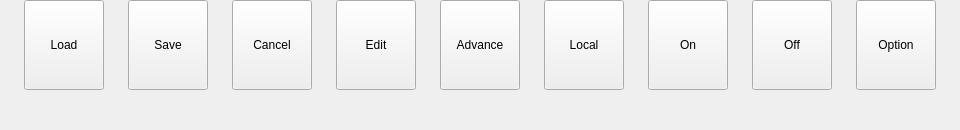
    <widget class="QWidget" name="widget_2" native="true">
     <property name="minimumSize">
      <size>
       <width>0</width>
       <height>130</height>
      </size>
     </property>
     <property name="maximumSize">
      <size>
       <width>16777215</width>
       <height>130</height>
      </size>
     </property>
     <layout class="QHBoxLayout" name="horizontalLayout_2">
      <property name="spacing">
       <number>24</number>
      </property>
      <property name="leftMargin">
       <number>24</number>
      </property>
      <property name="topMargin">
       <number>0</number>
      </property>
      <property name="rightMargin">
       <number>24</number>
      </property>
      <property name="bottomMargin">
       <number>40</number>
      </property>
      <item>
       <widget class="QPushButton" name="btnLoad">
        <property name="sizePolicy">
         <sizepolicy hsizetype="Minimum" vsizetype="Preferred">
          <horstretch>0</horstretch>
          <verstretch>0</verstretch>
         </sizepolicy>
        </property>
        <property name="maximumSize">
         <size>
          <width>180</width>
          <height>90</height>
         </size>
        </property>
        <property name="text">
         <string>Load</string>
        </property>
       </widget>
      </item>
      <item>
       <widget class="QPushButton" name="btnSave">
        <property name="sizePolicy">
         <sizepolicy hsizetype="Minimum" vsizetype="Preferred">
          <horstretch>0</horstretch>
          <verstretch>0</verstretch>
         </sizepolicy>
        </property>
        <property name="maximumSize">
         <size>
          <width>180</width>
          <height>90</height>
         </size>
        </property>
        <property name="text">
         <string>Save</string>
        </property>
       </widget>
      </item>
      <item>
       <widget class="QPushButton" name="btnCancel">
        <property name="sizePolicy">
         <sizepolicy hsizetype="Minimum" vsizetype="Preferred">
          <horstretch>0</horstretch>
          <verstretch>0</verstretch>
         </sizepolicy>
        </property>
        <property name="maximumSize">
         <size>
          <width>180</width>
          <height>90</height>
         </size>
        </property>
        <property name="text">
         <string>Cancel</string>
        </property>
       </widget>
      </item>
      <item>
       <widget class="QPushButton" name="btnEdit">
        <property name="sizePolicy">
         <sizepolicy hsizetype="Minimum" vsizetype="Preferred">
          <horstretch>0</horstretch>
          <verstretch>0</verstretch>
         </sizepolicy>
        </property>
        <property name="maximumSize">
         <size>
          <width>180</width>
          <height>90</height>
         </size>
        </property>
        <property name="text">
         <string>Edit</string>
        </property>
       </widget>
      </item>
      <item>
       <widget class="QPushButton" name="btnAdvance">
        <property name="sizePolicy">
         <sizepolicy hsizetype="Minimum" vsizetype="Preferred">
          <horstretch>0</horstretch>
          <verstretch>0</verstretch>
         </sizepolicy>
        </property>
        <property name="maximumSize">
         <size>
          <width>180</width>
          <height>90</height>
         </size>
        </property>
        <property name="text">
         <string>Advance</string>
        </property>
       </widget>
      </item>
      <item>
       <widget class="QPushButton" name="btnLocal">
        <property name="sizePolicy">
         <sizepolicy hsizetype="Minimum" vsizetype="Preferred">
          <horstretch>0</horstretch>
          <verstretch>0</verstretch>
         </sizepolicy>
        </property>
        <property name="maximumSize">
         <size>
          <width>180</width>
          <height>90</height>
         </size>
        </property>
        <property name="text">
         <string>Local</string>
        </property>
       </widget>
      </item>
      <item>
       <widget class="QPushButton" name="btnOn">
        <property name="sizePolicy">
         <sizepolicy hsizetype="Minimum" vsizetype="Preferred">
          <horstretch>0</horstretch>
          <verstretch>0</verstretch>
         </sizepolicy>
        </property>
        <property name="maximumSize">
         <size>
          <width>180</width>
          <height>90</height>
         </size>
        </property>
        <property name="text">
         <string>On</string>
        </property>
       </widget>
      </item>
      <item>
       <widget class="QPushButton" name="btnOff">
        <property name="sizePolicy">
         <sizepolicy hsizetype="Minimum" vsizetype="Preferred">
          <horstretch>0</horstretch>
          <verstretch>0</verstretch>
         </sizepolicy>
        </property>
        <property name="maximumSize">
         <size>
          <width>180</width>
          <height>90</height>
         </size>
        </property>
        <property name="text">
         <string>Off</string>
        </property>
       </widget>
      </item>
      <item>
       <widget class="QPushButton" name="btnOption">
        <property name="sizePolicy">
         <sizepolicy hsizetype="Minimum" vsizetype="Preferred">
          <horstretch>0</horstretch>
          <verstretch>0</verstretch>
         </sizepolicy>
        </property>
        <property name="maximumSize">
         <size>
          <width>180</width>
          <height>90</height>
         </size>
        </property>
        <property name="text">
         <string>Option</string>
        </property>
       </widget>
      </item>
     </layout>
    </widget>
